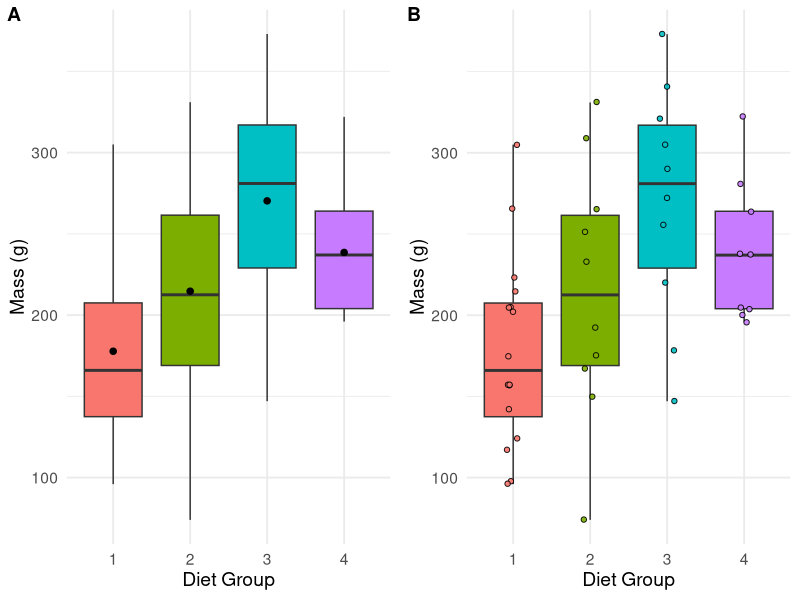
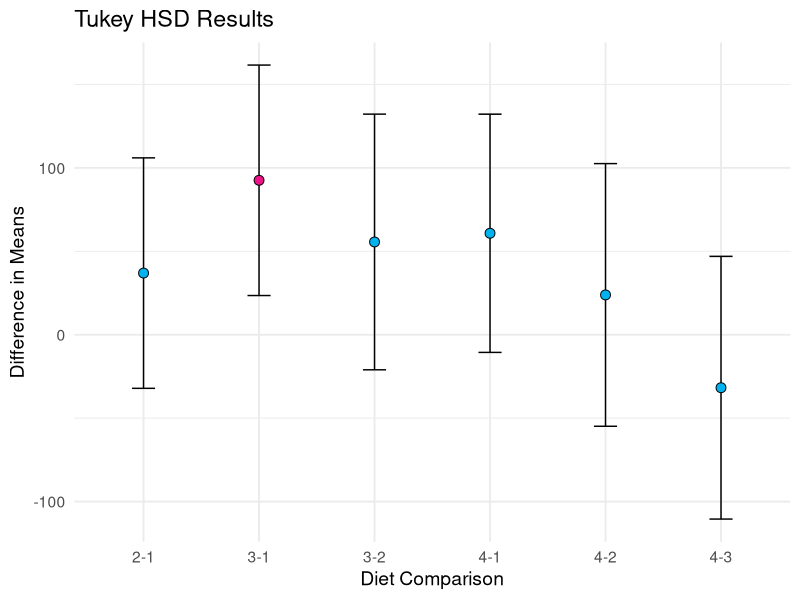

The R source for these figures, in order:
## ---- chunk 1
knitr::opts_chunk$set(
  echo = TRUE,
  eval = TRUE,
  warning = FALSE,
  message = FALSE,
  fig.width = 6,
  fig.asp = 0.65,
  out.width = "100%",
  fig.align = "center"
)
library(tidyverse)
library(ggpubr)
library(ggthemes)
## ---- chunk 2
library(tidyverse)
library(ggpubr)

# Filter the data for Day 21
chicks <- as_tibble(ChickWeight)
chicks_day21 <- chicks %>% 
  filter(Time == 21)

# Create the plot
plt1 <- ggplot(chicks_day21, aes(x = Diet, y = weight, fill = Diet)) +
  geom_boxplot(alpha = 1.0, outlier.shape = NA) +
  stat_summary(fun = mean, geom = "point", shape = 20, size = 3, color = "black") +
  stat_summary(fun.data = mean_cl_normal, geom = "errorbar", width = 0.2, color = "black") +
  theme_minimal(base_size = 14) +
  labs(
    x = "Diet Group",
    y = "Mass (g)"
  ) +
  theme(legend.position = "none")

# Or one with the raw data points included
plt2 <- ggplot(chicks_day21, aes(x = Diet, y = weight, fill = Diet)) +
  geom_boxplot(alpha = 1.0, outlier.shape = NA) +
  geom_jitter(aes(fill = Diet), shape = 21, colour = "black", alpha = 0.9, width = 0.1) +
  theme_minimal(base_size = 14) +
  labs(
    x = "Diet Group",
    y = "Mass (g)"
  ) +
  theme(legend.position = "none")

# Arrange the plots side by side
ggarrange(plt1, plt2, ncol = 2, labels = c("A", "B")) +
  theme(plot.title = element_text(hjust = 0.5))
## ---- chunk 3
chicks.aov1 <- aov(weight ~ Diet, data = filter(chicks, Time == 21))
TukeyHSD(chicks.aov1)
## ---- chunk 4
# Create a data frame from the Tukey HSD results
tukey_results <- as.data.frame(TukeyHSD(chicks.aov1)$Diet)
tukey_results <- tukey_results %>%
  rownames_to_column(var = "Comparison")

# Create the plot
ggplot(tukey_results, aes(x = Comparison, y = diff)) +
  geom_errorbar(aes(ymin = lwr, ymax = upr), width = 0.2) +
  geom_point(aes(fill = `p adj` < 0.05), size = 3,
             colour = "black", shape = 21) +
  scale_fill_manual(values = c("deepskyblue2", "deeppink2"),
                     labels = c("Not Significant", "Significant")) +
  labs(
    x = "Diet Comparison",
    y = "Difference in Means",
    title = "Tukey HSD Results"
  ) +
  theme_minimal(base_size = 14) +
  theme(legend.position = "none")
